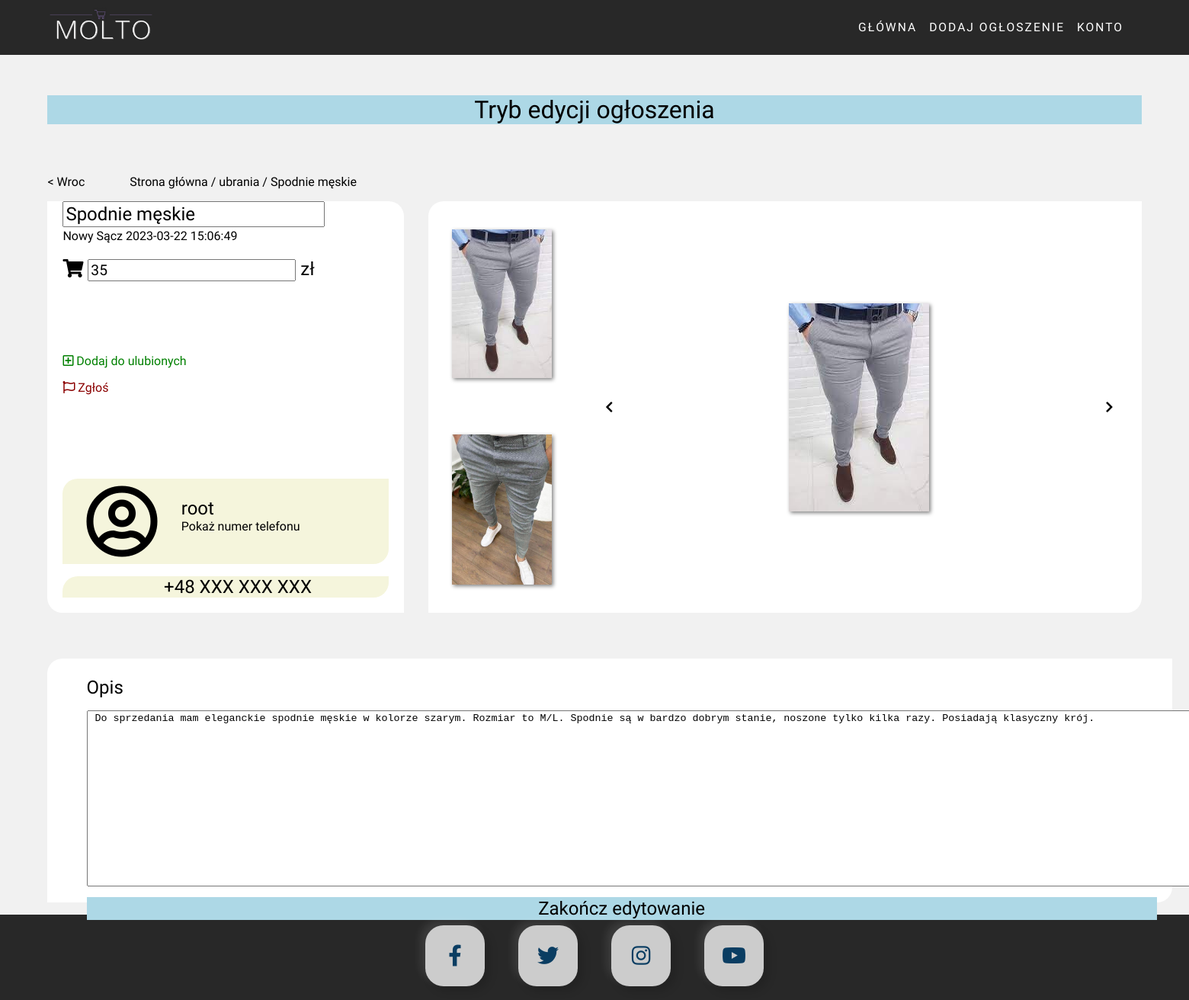
Page /editAnn.php?id=7 on the earlier database version.
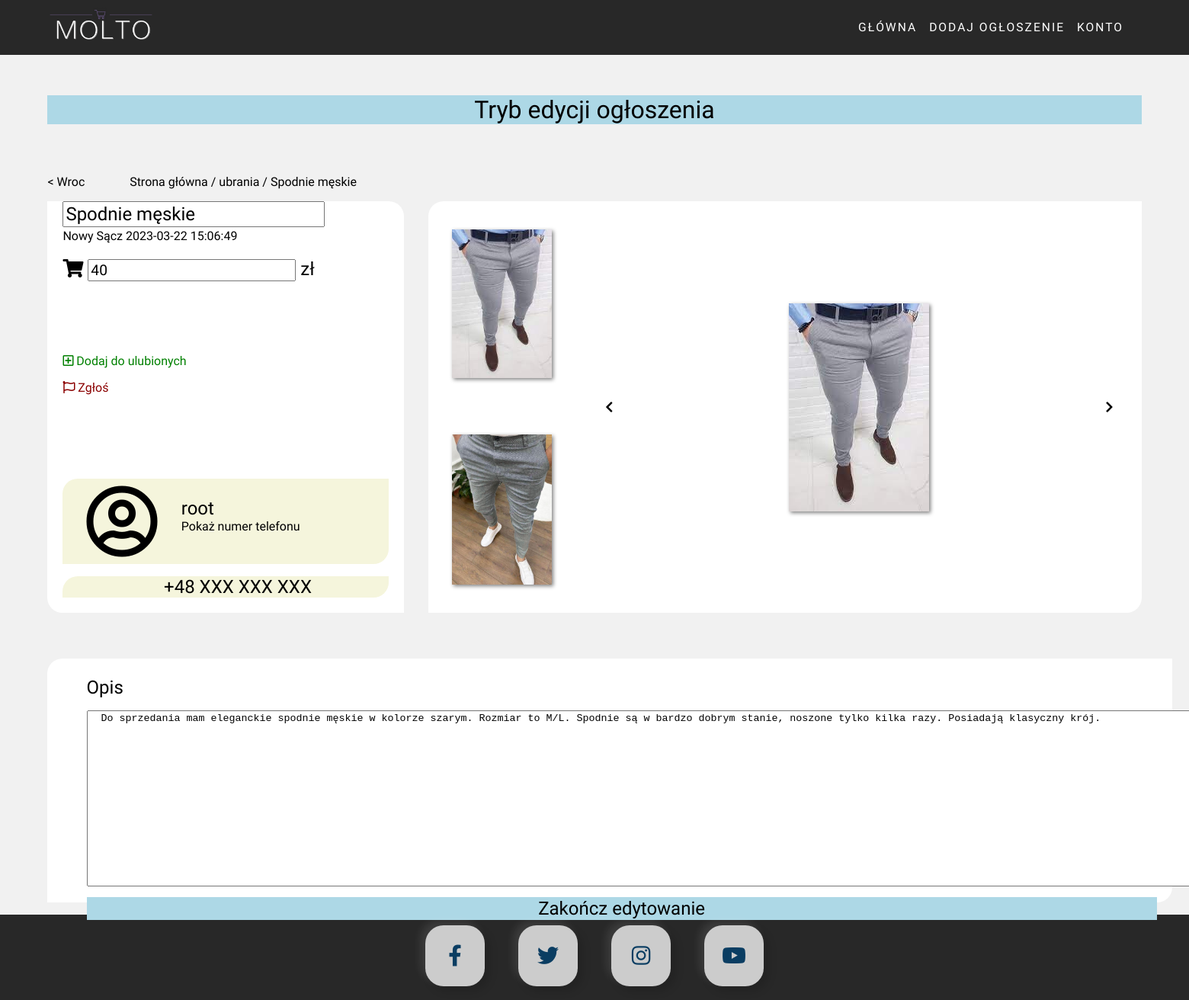
Same page on the later database version.
### tables this page shows
CREATE TABLE `announcement` (
  `id` int(11) NOT NULL,
  `category` enum('motoryzacja','elektronika','ubrania','dom','nieruchomosci','rozrywka') NOT NULL,
  `title` tinytext NOT NULL,
  `description` text NOT NULL,
  `value` float NOT NULL,
  `img_link` text NOT NULL,
  `contact` text NOT NULL,
  `location` tinytext NOT NULL,
  `date` datetime NOT NULL,
  `user_owner` int(11) NOT NULL,
  `img_id` int(11) NOT NULL
);

CREATE TABLE `user` (
  `id` int(11) NOT NULL,
  `username` text NOT NULL,
  `password` text NOT NULL,
  `email` text NOT NULL,
  `phone_number` tinytext NOT NULL,
  `favorites` tinytext NOT NULL
);

CREATE TABLE `imgdata` (
  `id` int(11) NOT NULL,
  `first_img_link` text NOT NULL,
  `second_img_link` text NOT NULL,
  `third_img_link` text NOT NULL
);

### announcement.php (called while the page is built, shortened)
<?php
class Announcement{
    function __construct($id, $category, $title, $description, $value, $img_link, $contact, $location, $date, $user_owner, $img_id) {
        $this->id = $id;
        $this->title = $title;
        $this->category = $category;
        $this->description = $description;
        $this->value = $value;
        $this->img_link = $img_link;
        $this->location = $location;
        $this->date = $date;
      }
    public static function getById(int $id){
        $conn = DatabaseConnect::connect();
        $cmd = mysqli_prepare($conn, "SELECT * FROM announcement WHERE id=?");
        mysqli_stmt_bind_param($cmd, "i", $id);
        mysqli_stmt_execute($cmd);
        $getResult = mysqli_stmt_get_result($cmd);
        $row = mysqli_fetch_row($getResult);
        if(isset($row)){
            return new Announcement($row[0],$row[1],$row[2],$row[3],$row[4],$row[5],$row[6],$row[7],$row[8],$row[9],$row[10]);
        }else{
            throw new Exception("Cannot find announcement", 1);
        }
    }
    public static function getUserById(int $id){
        $conn = DatabaseConnect::connect();
        $cmd = mysqli_prepare($conn, "SELECT username FROM user WHERE id=?");
        mysqli_stmt_bind_param($cmd, "i", $id);
        mysqli_stmt_execute($cmd);
        $getResult = mysqli_stmt_get_result($cmd);
        $row = mysqli_fetch_row($getResult);
        if(isset($row)){
            return $row[0];
        }else{
            throw new Exception("Cannot find announcement", 1);
        }
    }
    public static function getImgById(int $id){
        $conn = DatabaseConnect::connect();
        $cmd = mysqli_prepare($conn, "SELECT first_img_link,second_img_link,third_img_link FROM imgdata WHERE id=?");
        mysqli_stmt_bind_param($cmd, "i", $id);
        mysqli_stmt_execute($cmd);
        $getResult = mysqli_stmt_get_result($cmd);
        $row = mysqli_fetch_row($getResult);
        if(isset($row)){
            return $row;
        }else{
            throw new Exception("Cannot find announcement", 1);
        }
    }
}
?>

### editAnn.php (the view, shortened to what the changed rows need)
<!DOCTYPE html>
<html lang="pl">
<head>
    <link rel="stylesheet" href="style/main.css">
    <link rel="stylesheet" href="style/annstyle.css" MEDIA="(min-width: 1250px)">
    <link rel="stylesheet" href="style/annstylephone.css" MEDIA="(max-width: 1249px)">
    <link rel="stylesheet" href="https://cdnjs.cloudflare.com/ajax/libs/font-awesome/5.13.0/css/all.min.css">
</head>
<body>
<?php
        include_once("page.php");
    ?>
    <main>
<?php
include_once("announcement.php");
if (session_status() === PHP_SESSION_NONE) {
    if(isset($_SESSION['logged']) && $_SESSION['logged'] == TRUE){
        $userId = User::userId($_SESSION['username']);
    }else{
        $userId = NULL;
    }
}
if(!isset($_GET["id"]) || !is_numeric($_GET["id"]) || $_GET["id"] <= 0){
    show_error("Nie można znaleźć ogłoszenia");
}else{
    echo '<div class="editAnnInfo"><h1>Tryb edycji ogłoszenia</h1></div>';
     echo '<form action="editAnnList.php" method="POST">
            <input type="number" name="id" value="'.$_GET["id"].'" hidden>';
    try {
        $announcement = Announcement::getById($_GET["id"]);
        echo '<div class="annNavBack">';
        echo '<p><a href="index.php">< Wroc</a></p>';
        echo '<p><a href="index.php">Strona główna</a> / <a href="category.php?category='.$announcement->category.'">'.$announcement->category.'</a> / '.htmlspecialchars($announcement->title).'</p>';
        echo '</div>';
        echo '<div class="middleContent">';
        echo '<div class="leftBlock">';
        echo '<div class="annInfo">';
        echo '<input type="text" name="titleEdit" value="'.htmlspecialchars($announcement->title).'">';
        echo '<p>'.htmlspecialchars($announcement->location)." ".$announcement->date.'</p>';
        echo '<h2><i class="fas fa-shopping-cart"></i> <input type="number" name="valueEdit" value='.$announcement->value.'> zł</h2>';
        echo '</div>';
        echo '<div class="annButtons">';
        echo '<p><a href="action.php?id_favorite='.$announcement->id.'&id_user='.$userId.'"><i class="far fa-plus-square"></i> Dodaj do ulubionych</a></p>';
        echo '<p><a href="action.php?id='.$announcement->id.'"><i class="far fa-flag"></i> Zgłoś</a></p>';
        echo '</div>';
        echo '<div class="annContact">';
        echo '<div class="userProfil">';
        echo '<h2><i class="far fa-user-circle"></i></h2><div><h2>'.Announcement::getUserById($announcement->user_owner).'</h2><p style="cursor: pointer" onclick="show_phone_number()">Pokaż numer telefonu</p></div>';
        echo '</div>';
        echo '<div class="phone">';
        echo '<div><h2 id="phone_number">+48 XXX XXX XXX</h2></div>';
        echo '</div>';
        echo '</div>';
        echo '</div>';
        echo '<div class="rightBlock">';
        echo '<div class="imgColumn">';
        for ($i=0; $i < 3; $i++) {
            if(Announcement::getImgById($announcement->img_id)[$i] != "NULL"){
                echo '<img src="ann_img/'.Announcement::getImgById($announcement->img_id)[$i].'">';
            }
        }?>
        <?php
        echo '</div>';
        echo '<div class="mainImg">';
        echo '<i class="fas fa-chevron-left" onclick="previous_img()"></i>';
        echo '<img src="ann_img/'.$announcement->img_link.'" id="main_img">';
        echo '<i class="fas fa-chevron-right" onclick="next_img()"></i>';
        echo '</div>';
        echo '</div>';
        echo '</div>';
    } catch (Exception $e) {
       show_error("Wystąpił błąd podczas ładowania ogłoszenia");
    }
}
?>
</main>
<section>
    <div id="description">
        <h2>Opis</h2>
        <p> <textarea name="descriptionEdit" rows="15" cols="230"> <?php echo htmlspecialchars("$announcement->description") ?></textarea><button type="submit" name="edit">Zakończ edytowanie</button></p>
    </div>
</section>
</body>
</html>

Differences in the rows shown:
changed announcement "ubrania": valueEdit "35" → "40"
